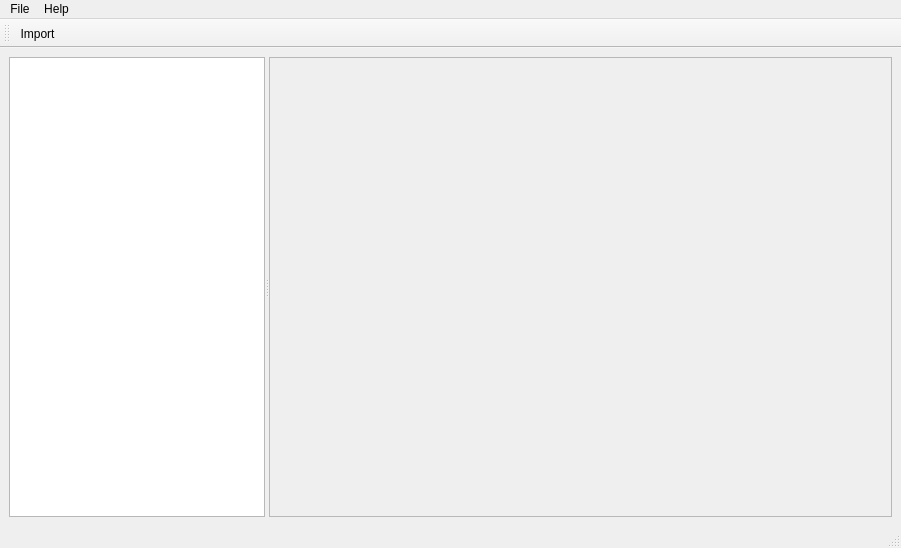
<?xml version="1.0" encoding="UTF-8"?>
<ui version="4.0">
 <class>MainWindowBase</class>
 <widget class="QMainWindow" name="MainWindowBase">
  <property name="geometry">
   <rect>
    <x>0</x>
    <y>0</y>
    <width>901</width>
    <height>548</height>
   </rect>
  </property>
  <property name="windowTitle">
   <string>CyclingApp</string>
  </property>
  <widget class="QWidget" name="centralwidget">
   <layout class="QVBoxLayout" name="verticalLayout">
    <item>
     <widget class="QSplitter" name="splitter">
      <property name="orientation">
       <enum>Qt::Horizontal</enum>
      </property>
      <widget class="QListView" name="activityView"/>
      <widget class="QWidget" name="widget" native="true">
       <property name="sizePolicy">
        <sizepolicy hsizetype="Preferred" vsizetype="Preferred">
         <horstretch>3</horstretch>
         <verstretch>0</verstretch>
        </sizepolicy>
       </property>
       <layout class="QVBoxLayout" name="verticalLayout_2">
        <item>
         <widget class="QScrollArea" name="scrollArea">
          <property name="widgetResizable">
           <bool>true</bool>
          </property>
          <widget class="QWidget" name="scrollAreaWidgetContents">
           <property name="geometry">
            <rect>
             <x>0</x>
             <y>0</y>
             <width>603</width>
             <height>438</height>
            </rect>
           </property>
           <layout class="QVBoxLayout" name="verticalLayout_3">
            <item>
             <widget class="PlotWindow" name="plotWindow" native="true"/>
            </item>
           </layout>
          </widget>
         </widget>
        </item>
       </layout>
      </widget>
     </widget>
    </item>
   </layout>
  </widget>
  <widget class="QMenuBar" name="menubar">
   <property name="geometry">
    <rect>
     <x>0</x>
     <y>0</y>
     <width>901</width>
     <height>20</height>
    </rect>
   </property>
   <widget class="QMenu" name="menuFile">
    <property name="title">
     <string>File</string>
    </property>
    <addaction name="actionImport"/>
   </widget>
   <widget class="QMenu" name="menuHelp">
    <property name="title">
     <string>Help</string>
    </property>
    <addaction name="actionAbout"/>
   </widget>
   <addaction name="menuFile"/>
   <addaction name="menuHelp"/>
  </widget>
  <widget class="QStatusBar" name="statusbar"/>
  <widget class="QToolBar" name="toolBar">
   <property name="windowTitle">
    <string>toolBar</string>
   </property>
   <attribute name="toolBarArea">
    <enum>TopToolBarArea</enum>
   </attribute>
   <attribute name="toolBarBreak">
    <bool>false</bool>
   </attribute>
   <addaction name="actionImport"/>
  </widget>
  <action name="actionImport">
   <property name="text">
    <string>Import</string>
   </property>
  </action>
  <action name="actionAbout">
   <property name="text">
    <string>About</string>
   </property>
  </action>
 </widget>
 <customwidgets>
  <customwidget>
   <class>PlotWindow</class>
   <extends>QWidget</extends>
   <header>PlotWindow.h</header>
   <container>1</container>
  </customwidget>
 </customwidgets>
 <resources/>
 <connections/>
</ui>
